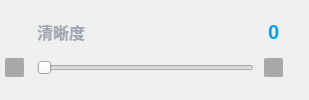
                  <widget class="QWidget" name="widget_4" native="true">
                   <property name="minimumSize">
                    <size>
                     <width>308</width>
                     <height>91</height>
                    </size>
                   </property>
                   <property name="maximumSize">
                    <size>
                     <width>16777215</width>
                     <height>16777215</height>
                    </size>
                   </property>
                   <property name="styleSheet">
                    <string notr="true">border-radius:0px;
background:none;
border-right: 2px solid rgba(255, 255, 255, 0.05);
border-bottom: 2px solid rgba(255, 255, 255, 0.05);
</string>
                   </property>
                   <layout class="QGridLayout" name="gridLayout_22">
                    <property name="leftMargin">
                     <number>5</number>
                    </property>
                    <property name="topMargin">
                     <number>18</number>
                    </property>
                    <property name="rightMargin">
                     <number>25</number>
                    </property>
                    <property name="bottomMargin">
                     <number>20</number>
                    </property>
                    <property name="horizontalSpacing">
                     <number>10</number>
                    </property>
                    <property name="verticalSpacing">
                     <number>13</number>
                    </property>
                    <item row="0" column="0">
                     <widget class="QLabel" name="lab_algoIcon_4">
                      <property name="enabled">
                       <bool>true</bool>
                      </property>
                      <property name="minimumSize">
                       <size>
                        <width>22</width>
                        <height>22</height>
                       </size>
                      </property>
                      <property name="maximumSize">
                       <size>
                        <width>22</width>
                        <height>22</height>
                       </size>
                      </property>
                      <property name="styleSheet">
                       <string notr="true">QLabel
{
	border-image: url(:/Skin/Images/Headphones/Algo/Clarity-no.png);
}
QLabel:disabled
{
	border-image: url(:/Skin/Images/Headphones/Algo/Clarity-di.png);
}</string>
                      </property>
                      <property name="text">
                       <string/>
                      </property>
                     </widget>
                    </item>
                    <item row="0" column="1">
                     <widget class="QLabel" name="lab_algo_5">
                      <property name="minimumSize">
                       <size>
                        <width>87</width>
                        <height>23</height>
                       </size>
                      </property>
                      <property name="maximumSize">
                       <size>
                        <width>16777215</width>
                        <height>23</height>
                       </size>
                      </property>
                      <property name="styleSheet">
                       <string notr="true">font-family: &quot;Noto Sans S Chinese&quot;; font-weight: 500;
font-size: 16px;
color: #A1A8B3;
background:transparent;
border:none;</string>
                      </property>
                      <property name="text">
                       <string>清晰度</string>
                      </property>
                      <property name="alignment">
                       <set>Qt::AlignLeading|Qt::AlignLeft|Qt::AlignVCenter</set>
                      </property>
                     </widget>
                    </item>
                    <item row="1" column="0">
                     <widget class="QPushButton" name="pBt_Clarity_sub">
                      <property name="minimumSize">
                       <size>
                        <width>20</width>
                        <height>20</height>
                       </size>
                      </property>
                      <property name="maximumSize">
                       <size>
                        <width>20</width>
                        <height>20</height>
                       </size>
                      </property>
                      <property name="styleSheet">
                       <string notr="true">QPushButton
{
	background: rgba(0, 0, 0, 0.3);
	border-radius: 2px;
	border-image: url(:/Skin/Images/Slider/sub-no.png);
}
QPushButton:hover
{
	border-image: url(:/Skin/Images/Slider/sub-ho.png);
}
QPushButton:pressed
{
	border-image: url(:/Skin/Images/Slider/sub-ch.png);
}
QPushButton:disabled
{
	border-image: url(:/Skin/Images/Slider/sub-dis.png);
}</string>
                      </property>
                      <property name="text">
                       <string/>
                      </property>
                     </widget>
                    </item>
                    <item row="1" column="1">
                     <widget class="GearSlider" name="hSlider_Clarity">
                      <property name="enabled">
                       <bool>true</bool>
                      </property>
                      <property name="minimumSize">
                       <size>
                        <width>217</width>
                        <height>15</height>
                       </size>
                      </property>
                      <property name="maximumSize">
                       <size>
                        <width>16777215</width>
                        <height>15</height>
                       </size>
                      </property>
                      <property name="styleSheet">
                       <string notr="true"/>
                      </property>
                      <property name="maximum">
                       <number>6</number>
                      </property>
                      <property name="singleStep">
                       <number>1</number>
                      </property>
                      <property name="pageStep">
                       <number>1</number>
                      </property>
                      <property name="value">
                       <number>0</number>
                      </property>
                      <property name="orientation">
                       <enum>Qt::Horizontal</enum>
                      </property>
                     </widget>
                    </item>
                    <item row="1" column="2">
                     <widget class="QPushButton" name="pBt_Clarity_add">
                      <property name="minimumSize">
                       <size>
                        <width>20</width>
                        <height>20</height>
                       </size>
                      </property>
                      <property name="maximumSize">
                       <size>
                        <width>20</width>
                        <height>20</height>
                       </size>
                      </property>
                      <property name="styleSheet">
                       <string notr="true">QPushButton
{
	background: rgba(0, 0, 0, 0.3);
	border-radius: 2px;
	border-image: url(:/Skin/Images/Slider/add-no.png);
}
QPushButton:hover
{
	border-image: url(:/Skin/Images/Slider/add-ho.png);
}
QPushButton:pressed
{
	border-image: url(:/Skin/Images/Slider/add-ch.png);
}
QPushButton:disabled
{
	border-image: url(:/Skin/Images/Slider/add-dis.png);
}</string>
                      </property>
                      <property name="text">
                       <string/>
                      </property>
                     </widget>
                    </item>
                    <item row="0" column="2">
                     <widget class="QLineEdit" name="lab_ClarityVal">
                      <property name="enabled">
                       <bool>false</bool>
                      </property>
                      <property name="minimumSize">
                       <size>
                        <width>20</width>
                        <height>23</height>
                       </size>
                      </property>
                      <property name="maximumSize">
                       <size>
                        <width>20</width>
                        <height>23</height>
                       </size>
                      </property>
                      <property name="styleSheet">
                       <string notr="true">border-radius:0px;
border:none;
background-color: transparent;
color: #009FEF;
font-family: &quot;YouSheBiaoTiHei&quot;;
font-weight: 500;
font-size: 20px;
</string>
                      </property>
                      <property name="text">
                       <string>0</string>
                      </property>
                      <property name="maxLength">
                       <number>32767</number>
                      </property>
                      <property name="alignment">
                       <set>Qt::AlignCenter</set>
                      </property>
                     </widget>
                    </item>
                   </layout>
                  </widget>
